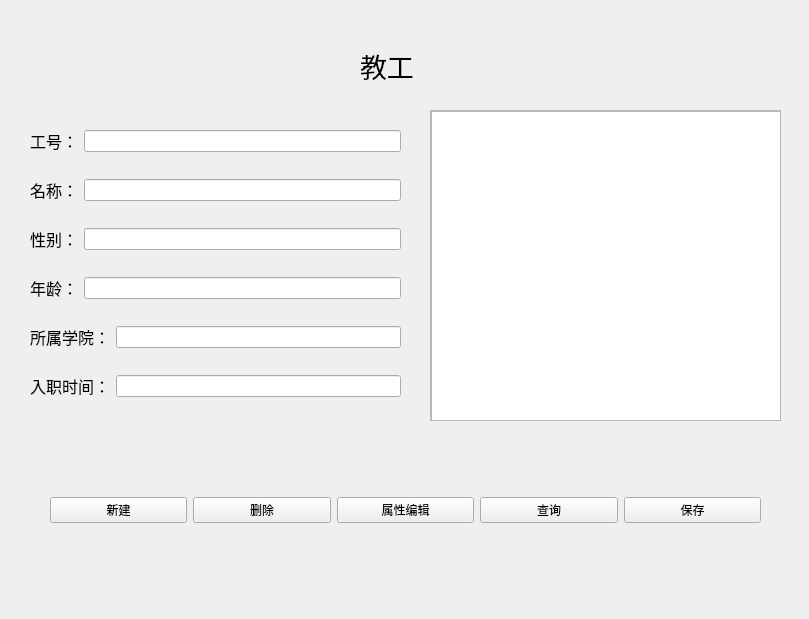
<?xml version="1.0" encoding="UTF-8"?>
<ui version="4.0">
 <class>subwidget3</class>
 <widget class="QWidget" name="subwidget3">
  <property name="geometry">
   <rect>
    <x>0</x>
    <y>0</y>
    <width>809</width>
    <height>619</height>
   </rect>
  </property>
  <property name="windowTitle">
   <string>Form</string>
  </property>
  <widget class="QLabel" name="label">
   <property name="geometry">
    <rect>
     <x>360</x>
     <y>40</y>
     <width>121</width>
     <height>51</height>
    </rect>
   </property>
   <property name="font">
    <font>
     <family>楷体</family>
     <pointsize>20</pointsize>
    </font>
   </property>
   <property name="text">
    <string>教工</string>
   </property>
  </widget>
  <widget class="QScrollArea" name="scrollArea">
   <property name="geometry">
    <rect>
     <x>430</x>
     <y>110</y>
     <width>351</width>
     <height>311</height>
    </rect>
   </property>
   <property name="widgetResizable">
    <bool>true</bool>
   </property>
   <widget class="QWidget" name="scrollAreaWidgetContents">
    <property name="geometry">
     <rect>
      <x>0</x>
      <y>0</y>
      <width>349</width>
      <height>309</height>
     </rect>
    </property>
    <widget class="QTableView" name="teacher">
     <property name="geometry">
      <rect>
       <x>0</x>
       <y>0</y>
       <width>351</width>
       <height>311</height>
      </rect>
     </property>
    </widget>
   </widget>
  </widget>
  <widget class="QWidget" name="layoutWidget">
   <property name="geometry">
    <rect>
     <x>30</x>
     <y>110</y>
     <width>371</width>
     <height>311</height>
    </rect>
   </property>
   <layout class="QVBoxLayout" name="verticalLayout">
    <item>
     <layout class="QHBoxLayout" name="horizontalLayout">
      <item>
       <widget class="QLabel" name="label_2">
        <property name="font">
         <font>
          <family>楷体</family>
          <pointsize>12</pointsize>
         </font>
        </property>
        <property name="text">
         <string>工号：</string>
        </property>
       </widget>
      </item>
      <item>
       <widget class="QLineEdit" name="lineEdit"/>
      </item>
     </layout>
    </item>
    <item>
     <layout class="QHBoxLayout" name="horizontalLayout_2">
      <item>
       <widget class="QLabel" name="label_3">
        <property name="font">
         <font>
          <family>楷体</family>
          <pointsize>12</pointsize>
         </font>
        </property>
        <property name="text">
         <string>名称：</string>
        </property>
       </widget>
      </item>
      <item>
       <widget class="QLineEdit" name="lineEdit_2"/>
      </item>
     </layout>
    </item>
    <item>
     <layout class="QHBoxLayout" name="horizontalLayout_3">
      <item>
       <widget class="QLabel" name="label_4">
        <property name="font">
         <font>
          <family>楷体</family>
          <pointsize>12</pointsize>
         </font>
        </property>
        <property name="text">
         <string>性别：</string>
        </property>
       </widget>
      </item>
      <item>
       <widget class="QLineEdit" name="lineEdit_3"/>
      </item>
     </layout>
    </item>
    <item>
     <layout class="QHBoxLayout" name="horizontalLayout_4">
      <item>
       <widget class="QLabel" name="label_5">
        <property name="font">
         <font>
          <family>楷体</family>
          <pointsize>12</pointsize>
         </font>
        </property>
        <property name="text">
         <string>年龄：</string>
        </property>
       </widget>
      </item>
      <item>
       <widget class="QLineEdit" name="lineEdit_4"/>
      </item>
     </layout>
    </item>
    <item>
     <layout class="QHBoxLayout" name="horizontalLayout_5">
      <item>
       <widget class="QLabel" name="label_6">
        <property name="font">
         <font>
          <family>楷体</family>
          <pointsize>12</pointsize>
         </font>
        </property>
        <property name="text">
         <string>所属学院：</string>
        </property>
       </widget>
      </item>
      <item>
       <widget class="QLineEdit" name="lineEdit_5"/>
      </item>
     </layout>
    </item>
    <item>
     <layout class="QHBoxLayout" name="horizontalLayout_6">
      <item>
       <widget class="QLabel" name="label_7">
        <property name="font">
         <font>
          <family>楷体</family>
          <pointsize>12</pointsize>
         </font>
        </property>
        <property name="text">
         <string>入职时间：</string>
        </property>
       </widget>
      </item>
      <item>
       <widget class="QLineEdit" name="lineEdit_6"/>
      </item>
     </layout>
    </item>
   </layout>
  </widget>
  <widget class="QWidget" name="layoutWidget">
   <property name="geometry">
    <rect>
     <x>50</x>
     <y>480</y>
     <width>711</width>
     <height>61</height>
    </rect>
   </property>
   <layout class="QHBoxLayout" name="horizontalLayout_7">
    <item>
     <widget class="QPushButton" name="pushButton">
      <property name="text">
       <string>新建</string>
      </property>
     </widget>
    </item>
    <item>
     <widget class="QPushButton" name="pushButton_2">
      <property name="text">
       <string>删除</string>
      </property>
     </widget>
    </item>
    <item>
     <widget class="QPushButton" name="pushButton_3">
      <property name="text">
       <string>属性编辑</string>
      </property>
     </widget>
    </item>
    <item>
     <widget class="QPushButton" name="pushButton_4">
      <property name="text">
       <string>查询</string>
      </property>
     </widget>
    </item>
    <item>
     <widget class="QPushButton" name="pushButton_5">
      <property name="text">
       <string>保存</string>
      </property>
     </widget>
    </item>
   </layout>
  </widget>
 </widget>
 <resources/>
 <connections/>
</ui>
